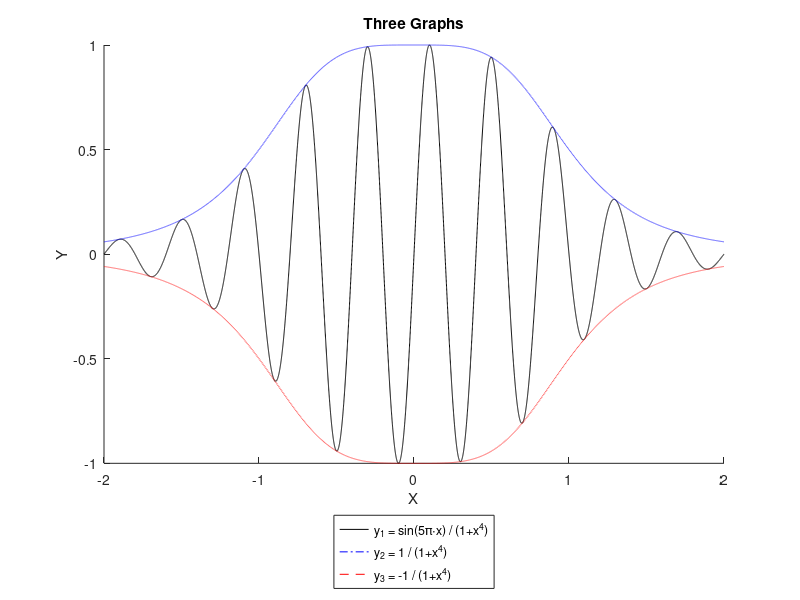

MATLAB code for this plot:
function Graphs()
    % Graphs three different functions:
    % y1 = sin(5pi * x) / (1 + x^4)
    % y2 = 1 / (1 + x^4)
    % y3 = -1 / (1 + x^4)
    % Graphs()
    % William Carden Graphs Function
    % EGR 101-02
    % Due Date: 02/21/2025

    % Defines how many data points created and creates an array from -2 to 2 with that many points.
    l = 10000;
    x = linspace(-2, 2, l);

    % Calculates the y values for each function.
    y1 = sin(5 * pi * x) ./ (1 + x.^4);
    y2 = 1 ./ (1 + x.^4);
    y3 = -1 ./ (1 + x.^4);

    % Plots each function.
    hold on;
    plot(x, y1, 'k-');
    plot(x, y2, 'b-.');
    plot(x, y3, 'r--');
    hold off;

    % Title, labels, and legend.
    title('Three Graphs');
    
    xlabel('X');
    ylabel('Y');

    legend('y_{1} = sin(5\pi\cdotx) / (1+x^{4})', 'y_{2} = 1 / (1+x^{4})', 'y_{3} = -1 / (1+x^{4})', 'Location', 'SouthOutside');